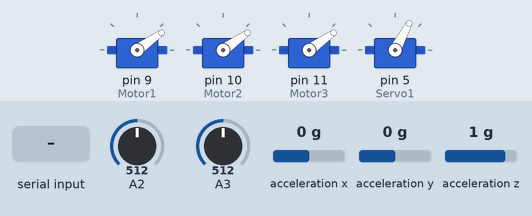
The sketch below on a simulated Arduino Uno, built with avr-gcc and run on an emulated ATmega328P. Parts: 4 × servo. Wiring (inferred from the names in the program): ADXL345 accelerometer at I2C address 0x53; ITG-3200 gyroscope at I2C address 0x69. The test bench sets the inputs (shaded band); at power-on: A2 = 512, A3 = 512, acceleration x 0 g, acceleration y 0 g, acceleration z 1 g. What the sketch prints to the serial monitor is not drawn.

Above: at 8.2 s.
8.3 s: byte 116 ('t') received over Serial
9.8 s: "0" received over Serial
Timing chart, 0 to 12.8 s (numbered marks = the images above; inputs shaded):
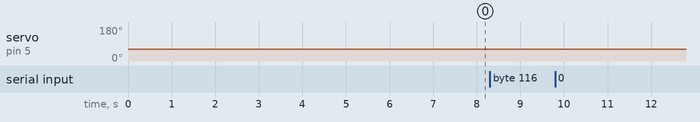

Measured:
- after the input at 8.3 s, servo on pin 5 (Servo1): 62° → 61° at once
- after the input at 9.8 s, every drawn part: stays the same

The sketch:

Stat_1.ino
```cpp
// Controlling a servo position using a potentiometer (variable resistor)
// by Michal Rinott <http://people.interaction-ivrea.it/m.rinott>

#include <Wire.h> // I2C library, gyroscope
#include <Servo.h>

/*****************************************************************/
// Multimètre
#define V_PIN 2
#define I_PIN 3

float g_Current;
float g_Voltage;

/*****************************************************************/
// Moteurs
Servo Motor1;
Servo Motor2;
Servo Motor3;

/*****************************************************************/
// Servo
Servo Servo1;

/*****************************************************************/
// Accelerometer ADXL345
#define ACC (0x53)    //ADXL345 ACC address
#define A_TO_READ (6)        //num of bytes we are going to read each time (two bytes for each axis)

// Gyroscope ITG3200
#define GYRO 0x69 // gyro address, binary = 11101001 when AD0 is connected to Vcc (see schematics of your breakout board)
#define G_SMPLRT_DIV 0x15
#define G_DLPF_FS 0x16
#define G_INT_CFG 0x17
#define G_PWR_MGM 0x3E

#define G_TO_READ 8 // 2 bytes for each axis x, y, z

// offsets are chip specific.
int g_offx = 120;
int g_offy = 20;
int g_offz = 93;

/*****************************************************************/
float g_ArmsLength          = 0.3f;  // Longueur des bras (en m).
float g_CorrectionIntensity = 0.0f;  // Intensité de la correction (en N/(m/s²)).
float g_MeanForce           = 0.0f;  // Puissance moteur moyenne demandée (en N)
float g_MinAcceleration     = 0.01f; // Accélération minimale avant action de stabilisation (en m/s²)
float g_MotorsPosition[3][2];        // Position des moteurs, [0][1] = M1.Y, (en m)

/*****************************************************************/
float g_Acceleration[3]; // Accélération instantannée, en unités légales
float g_RotationAxis[2]; // Axe de rotation instantanné, normé, Z=0
float g_OrthoAxis[2];    // Axe ortho à l'axe de rotation, dans le plan, normé, Z=0
float g_StabCoeffs[3];   // Coefficients de stabilisation pour chacun des moteurs
float g_MotorsCorr[3];   // Correction, en Newton, à apporter à chaque moteur

/*****************************************************************/
bool  g_MotorsState = false; // Autorisation ou non pour les moteurs de tourner.
float g_MotorStep = 100.0f;  // en UCM/s.
float g_MotorsTarget[3];     // Commande que les moteurs doivent atteindre (en UCM, unité de commande moteur)
float g_MotorsValue[3];      // Valeur actuelle des commandes moteurs (en UCM).

/*****************************************************************/
int g_ServoAngle; // Angle actuel du servo moteur

/*****************************************************************/
int g_PingIndex;  // Indice du dernier ping envoyé
int g_PongIndex;  // Indice du dernier ping reçu

/*****************************************************************/
/*                            Main                               */
/*****************************************************************/
void setup()
{
  // Communication
  setupCom();

  // Capteurs
  setupI2C();
  setupIMU();
  setupVAMeter();

  // Moteurs & servo
  setupMotors();
  setupServo();

  // Stabilisateur
  setupStabilizer();
}

/*****************************************************************/
void quickStop()
{
    // Arrêt total des moteurs
    stopMotors();

    Serial.println("Quick stop requested.");

    // Boucle infinie, plus rien ne se passera
    while(true);
}

/*****************************************************************/
void printStatus()
{
    /*if (g_Voltage < 11.0f)
        Serial.println("Warning : Voltage < 11V.");
    if (g_Current > 40.0f)
        Serial.println("Warning : Current > 40A.");*/

    static int sl_Counter = 0;

    ++sl_Counter;
    if (sl_Counter % 100 != 0)
        return;

    Serial.print("Acc  = ");
    Serial.print(g_Acceleration[0]);
    Serial.print(", ");
    Serial.print(g_Acceleration[1]);
    Serial.print(", ");
    Serial.print(g_Acceleration[2]);
    Serial.println(".");

    Serial.print("Corr = ");
    Serial.print(g_MotorsCorr[0]);
    Serial.print(", ");
    Serial.print(g_MotorsCorr[1]);
    Serial.print(", ");
    Serial.print(g_MotorsCorr[2]);
    Serial.println(".");

    Serial.print("Cmds = ");
    Serial.print(g_MotorsTarget[0]);
    Serial.print(", ");
    Serial.print(g_MotorsTarget[1]);
    Serial.print(", ");
    Serial.print(g_MotorsTarget[2]);
    Serial.println(".");
}

/*****************************************************************/
void loop()
{
    int l_Counter = 0;
    int l_LoopDelay = 10;
    while(true)
    {
        // Lecture des commandes et arrêt d'urgence, et lecture des variables d'état générales
        readCommands();
        updateVAMeasures();

        // Calcul des commandes moteurs :
        // 1. Lecture des valeurs de l'accéléromètre
        // 2. Calculs des différents axes liés à une éventuelle perte d'équilibre
        // 3. Détermination des ratios correctifs pour chaque moteur, et mise à jour des nouveaux objectifs des moteurs
        getAccelerometerData();
        updateAxis();
        getMotorsCorrection();

        // Mise à jour des valeurs moteurs (toutes les N boucles)
        updateMotorsCmd((float) l_LoopDelay / 1000.0f);

        // Debug
        printStatus();

        // Wait
        delay(l_LoopDelay);
        ++l_Counter;
   }
}

/*****************************************************************/
void updateMotorsCmd(float p_TimeStep)
{
    // p_TimeStep = Temps entre deux appels à cette fonction.
    float lInc = p_TimeStep * g_MotorStep; // incrémentation pour cet appel
    float lDiffs[2];

    for(int m = 0; m < 3; ++m)
    {
        float lDiff = g_MotorsTarget[m] - g_MotorsValue[m];
        if (abs(lDiff) <= lInc)
        {
            g_MotorsValue[m] = g_MotorsTarget[m];
        }
        else
        {
            if (lDiff >= 0.0f)
                g_MotorsValue[m] += lInc;
            else
                g_MotorsValue[m] -= lInc;
        }
    }

    // Envoi des commandes
    setMotorsCmd(g_MotorsValue);
}

/*****************************************************************/
void updateAxis()
{
    // Calcul de l'axe de rotation normalisé.
    // On gère ici le cas d'un vol stable (sans accélération). Ce serait dommage de tout flinguer,
    // sous prétexte de stabiliser l'hélico !
    float lLength = sqrt(g_Acceleration[0]*g_Acceleration[0] + g_Acceleration[1]*g_Acceleration[1]);

    if (lLength < g_MinAcceleration)
    {
        g_Acceleration[0] = g_MinAcceleration;
        g_Acceleration[1] = 0;
        lLength           = g_MinAcceleration;
    }

    g_RotationAxis[0] = +(g_Acceleration[1] / lLength);
    g_RotationAxis[1] = -(g_Acceleration[0] / lLength);

    // Calcul du vecteur ortho, normalisé.
    // Les signes ont une grande importance (rotation dans un sens, et pas dans l'autre,
    // sinon la correction des efforts se fera dans le mauvais sens !)
    g_OrthoAxis[0] = -g_RotationAxis[1];
    g_OrthoAxis[1] = +g_RotationAxis[0];
}

/*****************************************************************/
void getMotorsCorrection()
{
    // Calcul des distances de chaque moteur à l'axe ortho normé, et sommation des totaux
    // positifs et négatifs séparément.
    float l_DistFromAxis[3];
    float l_TotalPlus = 0.0f;
    float l_TotalNeg  = 0.0f;

    for(int m = 0; m < 3; ++m)
    {
        float lValue = g_MotorsPosition[m][0]*g_OrthoAxis[0] + g_MotorsPosition[m][1]*g_OrthoAxis[1];
        l_DistFromAxis[m] = lValue;
        if (lValue >= 0.0f)
            l_TotalPlus += lValue;
        else
            l_TotalNeg += lValue;
    }

    // Calcul des coefficients, correspondant à l'importance de chaque moteur par rapport à son groupe
    // (groupe négatif, ou groupe positif, suivant le sens dans lequel l'hélico doit rotater).
    for(int m = 0; m < 3; ++m)
    {
        // Calcul du coefficient
        float lValue;
        if (l_DistFromAxis[m] >= 0.0f)
            lValue = - l_DistFromAxis[m] / l_TotalPlus;
        else
            lValue = + l_DistFromAxis[m] / l_TotalNeg;
        g_StabCoeffs[m] = lValue;

        // Calcul de la correction en Newton correspondante
        float lCorr = g_CorrectionIntensity * lValue;
        g_MotorsCorr[m] = lCorr;

        float lForce = max(lCorr + g_MeanForce, 0.0f);
        g_MotorsTarget[m] = getMotorCmdFromForce(lForce);
    }

    // On applique une correction au moteur 1, pour prendre en compte son orientation (l'effort calculé doit correspondre à la projetée
    // sur l'axe Z de l'effort fourni par le moteur).
    g_MotorsTarget[0] = g_MotorsTarget[0] / cos(g_ServoAngle * 0.0174532925f);
}

/*****************************************************************/
void setupStabilizer()
{
    float TwoThirdPi = 2.0943951f;
    for(int m = 0; m < 3; ++m)
    {
        g_MotorsPosition[m][0] = g_ArmsLength * cos(m*TwoThirdPi);
        g_MotorsPosition[m][1] = g_ArmsLength * sin(m*TwoThirdPi);
    }
}

/**************************************************************************/
/*                              Motorisation                              */
/**************************************************************************/

void setupMotors()
{
    // Moteurs
    Motor1.attach(9);
    Motor2.attach(10);
    Motor3.attach(11);

    Motor1.writeMicroseconds(900);
    Motor2.writeMicroseconds(900);
    Motor3.writeMicroseconds(900);

    // Delay pour activation des moteurs
    delay(7000);

    // Etat initial des moteurs = arrêtés
    stopMotors();
}

/*****************************************************************/
void stopMotors()
{
    // Arrêt total des moteurs
    int lValue = 900;

    g_MotorsTarget[0] = (float) lValue;
    g_MotorsTarget[1] = (float) lValue;
    g_MotorsTarget[2] = (float) lValue;

    g_MotorsValue[0] = (float) lValue;
    g_MotorsValue[1] = (float) lValue;
    g_MotorsValue[2] = (float) lValue;

    Motor1.writeMicroseconds(lValue);
    Motor2.writeMicroseconds(lValue);
    Motor3.writeMicroseconds(lValue);

    if (g_MotorsState == true)
      Serial.println("Security switch is now ON. Motors shut down.");
    g_MotorsState = false;
}

/*****************************************************************/
void startMotors()
{
    if (g_MotorsState == false)
      Serial.println("Security switch is now OFF. Motors may start.");
    g_MotorsState = true;
}

/*****************************************************************/
float getMotorCmdFromForce(float p_Force)
{
    // D'après courbes empiriques
    return 94.5f * p_Force + 1233.0f;
}

/*****************************************************************/
void setMotorsCmd(float *p_Cmd)
{
    if (g_MotorsState == false)
    {
        stopMotors();
    }
    else
    {
        Motor1.writeMicroseconds((int) p_Cmd[0]);
        Motor2.writeMicroseconds((int) p_Cmd[1]);
        Motor3.writeMicroseconds((int) p_Cmd[2]);
    }
}

/**************************************************************************/
/*                                 Servo                                  */
/**************************************************************************/

void setupServo()
{
    g_ServoAngle = 0;
    Servo1.attach(5);
    setServoAngle(0);
}

int getServoValueFromAngle(int pAngle)
{
    int lTemp = pAngle*pAngle - 169*pAngle + 7897;
    lTemp = (int) (lTemp / 126);
    lTemp = max(min(lTemp, 160), 16);

    return lTemp;
}

void setServoAngle(float pAngle)
{
    int lValue = getServoValueFromAngle(pAngle);
    Servo1.write(lValue);
    g_ServoAngle = pAngle;
}

/**************************************************************************/
/*                             Communication                              */
/**************************************************************************/

void setupCom()
{
    Serial.begin(9600);
}

void readCommands()
{
    int lCmd = Serial.read();

    // Arrêt d'urgence
    if (lCmd == '0')
    {
        quickStop();
    }

    // Contrôle de la puissance moyenne
    else if ((lCmd == 'a') || (lCmd == 'q'))
    {
        if (lCmd == 'a')
            g_MeanForce += 0.1f;
        else
            g_MeanForce -= 0.1f;

        Serial.print("Force = ");
        Serial.print(g_MeanForce);
        Serial.println(" N.");
    }

    // Contrôle de la vitesse d'évolution de la commande moteur
    else if ((lCmd == 'z') || (lCmd == 's'))
    {
        if (lCmd == 'z')
            g_MotorStep += 1.0f;
        else
            g_MotorStep -= 1.0f;

        Serial.print("Step = ");
        Serial.print(g_MotorStep);
        Serial.println(" UCM/s.");
    }

    // Commande de l'allumage ou non du bousin
    else if ((lCmd == 'p') || (lCmd == 'm'))
    {
        if (lCmd == 'p')
        {
            Serial.println("Motors will start in 5 seconds. Press any key to cancel.");
            delay(5000);

            if (Serial.read() == -1)
                startMotors();
        }
        else
        {
            stopMotors();
        }
    }

    // Contrôle de l'intensité de la correction
    else if ((lCmd == 'e') || (lCmd == 'd'))
    {
        if (lCmd == 'e')
            g_CorrectionIntensity += 0.1f;
        else
            g_CorrectionIntensity -= 0.1f;

        Serial.print("Intensity = ");
        Serial.print(g_CorrectionIntensity);
        Serial.println(" N/(m/s2).");
    }

    // Contrôle de l'accélération minimale avant réaction
    else if ((lCmd == 'r') || (lCmd == 'f'))
    {
        if (lCmd == 'r')
          g_MinAcceleration += 0.02;
        else
          g_MinAcceleration -= 0.02;

        Serial.print("Epsilon = ");
        Serial.print(g_MinAcceleration);
        Serial.println(" m/s2.");
    }

    // Commande du servomoteur
    else if ((lCmd == 't') || (lCmd == 'g'))
    {
        if (lCmd == 't')
            setServoAngle(g_ServoAngle + 1);
        else
            setServoAngle(g_ServoAngle - 1);

        Serial.print("Servo = ");
        Serial.print(g_ServoAngle);
        Serial.println(" deg.");
    }

    // Affichage de la tension
    else if (lCmd == 'v')
    {
        Serial.print("Voltage = ");
        Serial.print(g_Voltage);
        Serial.println(" V.");

        Serial.print("Current = ");
        Serial.print(g_Current);
        Serial.println(" A.");
    }
}

/**************************************************************************/
/*                                  IMU                                   */
/**************************************************************************/

void setupIMU()
{
  initAcc();
  initGyro();
}

/*****************************************************************/
void initAcc() {
  //Turning on the ADXL345
  i2cWriteTo(ACC, 0x2D, 0);
  i2cWriteTo(ACC, 0x2D, 16);
  i2cWriteTo(ACC, 0x2D, 8);
  //by default the device is in +-2g range reading
}

/*****************************************************************/
void getAccelerometerData() {
  int regAddress = 0x32;    //first axis-acceleration-data register on the ADXL345
  byte buff[A_TO_READ];

  i2cReadFrom(ACC, regAddress, A_TO_READ, buff); //read the acceleration data from the ADXL345

  //each axis reading comes in 10 bit resolution, ie 2 bytes.  Least Significat Byte first!!
  //thus we are converting both bytes in to one int
  int result[3];
  result[0] = (((int)buff[1]) << 8) | buff[0];
  result[1] = (((int)buff[3]) << 8) | buff[2];
  result[2] = (((int)buff[5]) << 8) | buff[4];

  g_Acceleration[0] = (float) result[0] * 0.04241245; // = / 231.3f * 9.81f;
  g_Acceleration[1] = (float) result[1] * 0.04241245; // = / 231.3f * 9.81f;
  g_Acceleration[2] = (float) result[2] * 0.04241245; // = / 231.3f * 9.81f;
}

/*****************************************************************/
//initializes the gyroscope
void initGyro()
{
  /*****************************************
  * ITG 3200
  * power management set to:
  * clock select = internal oscillator
  *     no reset, no sleep mode
  *   no standby mode
  * sample rate to = 125Hz
  * parameter to +/- 2000 degrees/sec
  * low pass filter = 5Hz
  * no interrupt
  ******************************************/
  i2cWriteTo(GYRO, G_PWR_MGM, 0x00);
  i2cWriteTo(GYRO, G_SMPLRT_DIV, 0x07); // EB, 50, 80, 7F, DE, 23, 20, FF
  i2cWriteTo(GYRO, G_DLPF_FS, 0x1E); // +/- 2000 dgrs/sec, 1KHz, 1E, 19
  i2cWriteTo(GYRO, G_INT_CFG, 0x00);
}


void getGyroscopeData(int * result)
{
  /**************************************
  Gyro ITG-3200 I2C
  registers:
  temp MSB = 1B, temp LSB = 1C
  x axis MSB = 1D, x axis LSB = 1E
  y axis MSB = 1F, y axis LSB = 20
  z axis MSB = 21, z axis LSB = 22
  *************************************/

  int regAddress = 0x1B;
  int temp, x, y, z;
  byte buff[G_TO_READ];

  i2cReadFrom(GYRO, regAddress, G_TO_READ, buff); //read the gyro data from the ITG3200

  result[0] = ((buff[2] << 8) | buff[3]) + g_offx;
  result[1] = ((buff[4] << 8) | buff[5]) + g_offy;
  result[2] = ((buff[6] << 8) | buff[7]) + g_offz;
  result[3] = (buff[0] << 8) | buff[1]; // temperature

}

/**************************************************************************/
/*                                  I2C                                   */
/**************************************************************************/

void setupI2C()
{
    Wire.begin();
}

/*****************************************************************/
//Writes val to address register on ACC
void i2cWriteTo(int DEVICE, byte address, byte val) {
   Wire.beginTransmission(DEVICE); //start transmission to ACC
   Wire.write(address);        // send register address
   Wire.write(val);        // send value to write
   Wire.endTransmission(); //end transmission
}

/*****************************************************************/
//reads num bytes starting from address register on ACC in to buff array
void i2cReadFrom(int DEVICE, byte address, int num, byte buff[]) {
  Wire.beginTransmission(DEVICE); //start transmission to ACC
  Wire.write(address);        //sends address to read from
  Wire.endTransmission(); //end transmission

  Wire.beginTransmission(DEVICE); //start transmission to ACC
  Wire.requestFrom(DEVICE, num);    // request 6 bytes from ACC

  int i = 0;
  while(Wire.available())    //ACC may send less than requested (abnormal)
  {
    buff[i] = Wire.read(); // receive a byte
    i++;
  }
  Wire.endTransmission(); //end transmission
}

/**************************************************************************/
/*                              Multimètre                                */
/**************************************************************************/

void setupVAMeter()
{
    // Multimètre
    pinMode(V_PIN, INPUT);
    pinMode(I_PIN, INPUT);

    // Pull up activée si high
    digitalWrite(V_PIN, LOW);
    digitalWrite(I_PIN, LOW);
}

/*****************************************************************/
void updateVAMeasures()
{
     g_Voltage = (analogRead(V_PIN) * 0.020152f);
     g_Current = (analogRead(I_PIN) * 0.066705f);
}
```
